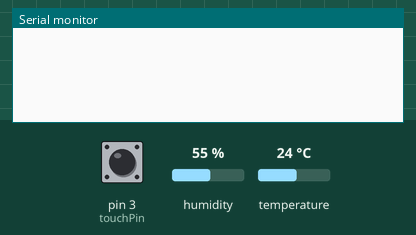
The sketch below on a simulated Arduino Uno, built with avr-gcc and run on an emulated ATmega328P. On the bench: the last lines printed to the serial monitor. Inputs (shaded band) come from the test bench; at power-on: pin 3 (touchPin) LOW, humidity 55 %, temperature 24 °C.

Above: at 1.2 s.
1.3 s: pin 3 (touchPin) pulled HIGH for 0.15 s
At 1.8 s:
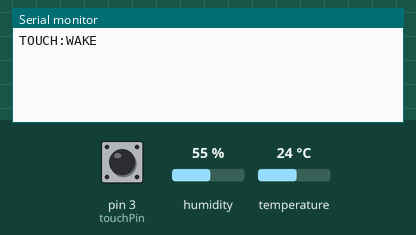
3.5 s: humidity set to 22 %
At 4.5 s:
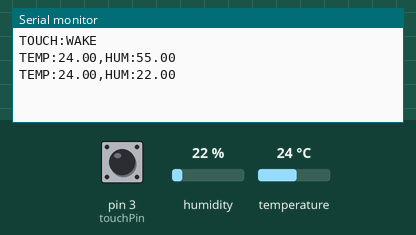
5.0 s: temperature set to 12 °C
At 6.4 s:
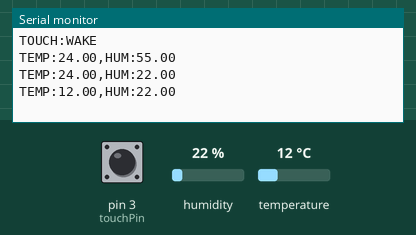
6.5 s: humidity set to 40 %
8.0 s: pin 3 (touchPin) pulsed HIGH 2 times (0.12 s each, 0.3 s apart)
At 9.6 s:
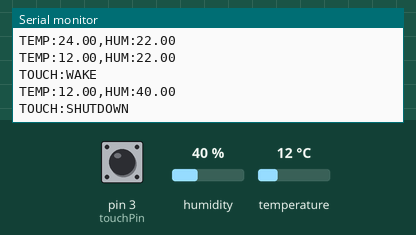
Timing chart, 0 to 11.1 s (numbered marks = the images above; inputs shaded):
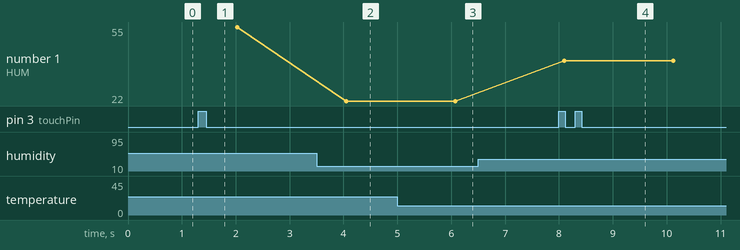

Measured:
- after the input at 1.3 s, the serial monitor: prints a new line at once (image 1)
- after the input at 3.5 s, the serial monitor: prints a new line after 0.55 s (image 2)
- after the input at 5.0 s, the serial monitor: prints a new line after 1.1 s (image 3)
- after the input at 8.0 s, the serial monitor: prints a new line at once (image 4)
- plotted number 1: 55 → 22 after the input at 3.5 s

The sketch:

smatt.ino
```cpp
#include <DHT.h>

#define DHTPIN 2
#define DHTTYPE DHT11
DHT dht(DHTPIN, DHTTYPE);

const int touchPin = 3;
bool lastTouchState = LOW;
unsigned long lastTouchTime = 0;
bool doubleTouchDetected = false;

void setup() {
  Serial.begin(9600);
  dht.begin();
  pinMode(touchPin, INPUT);
}

void loop() {
  // Read sensors every 2 seconds
  static unsigned long lastRead = 0;
  if (millis() - lastRead > 2000) {
    float h = dht.readHumidity();
    float t = dht.readTemperature();

    if (!isnan(h) && !isnan(t)) {
      Serial.print("TEMP:");
      Serial.print(t);
      Serial.print(",HUM:");
      Serial.println(h);
    }
    lastRead = millis();
  }

  // Check touch sensor with debouncing and double-touch detection
  bool currentTouchState = digitalRead(touchPin);
  if (currentTouchState != lastTouchState) {
    if (currentTouchState == HIGH) {
      if (millis() - lastTouchTime < 500) {  // Double-touch within 500ms
        Serial.println("TOUCH:SHUTDOWN");
        doubleTouchDetected = true;
      } else {
        Serial.println("TOUCH:WAKE");
      }
      lastTouchTime = millis();
    }
    delay(50); // Debounce delay
    lastTouchState = currentTouchState;
  }
}
```
